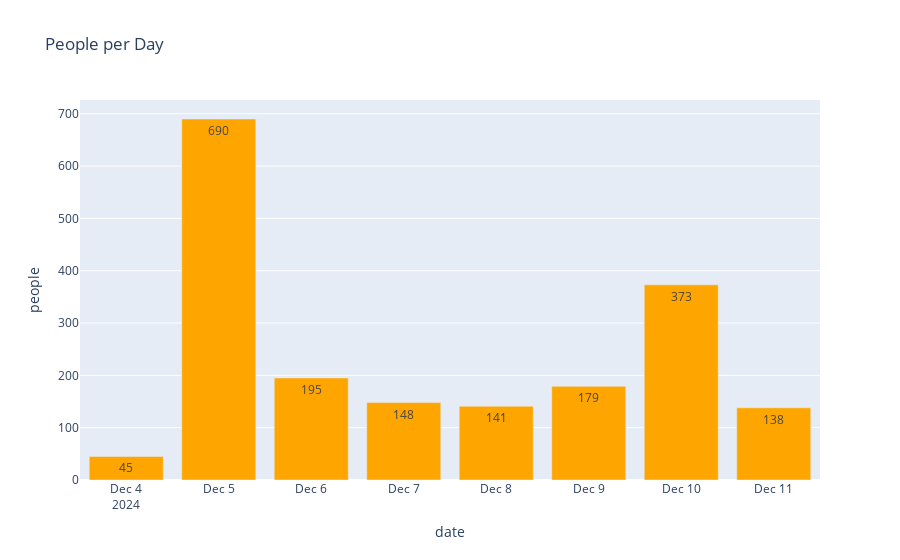

Notebook source saved alongside this figure:
### Code cell
# Group by day and sum the 'people' column
sentiments['people'] = sentiments[['positive_count','negative_count', 'neutral_count']].sum(axis=1)
daily_people = sentiments.groupby(sentiments['date'].dt.date)['people'].sum().reset_index()
# Plot the bar chart
fig = px.bar(daily_people, x='date', y='people', title='People per Day', color_discrete_sequence=['orange'], text='people')
fig.show()

### Figure 1 — Plotly figure (JSON) as saved in the notebook; plotly's stock layout.template omitted (floating-point values rounded to 4 significant figures)
{"data": [{"alignmentgroup": "True", "hovertemplate": "date=%{x}<br>people=%{text}<extra></extra>", "legendgroup": "", "marker": {"color": "orange", "pattern": {"shape": ""}}, "name": "", "offsetgroup": "", "orientation": "v", "showlegend": false, "text": [45, 690, 195, 148, 141, 179, 373, 138], "textposition": "auto", "type": "bar", "x": ["2024-12-04", "2024-12-05", "2024-12-06", "2024-12-07", "2024-12-08", "2024-12-09", "2024-12-10", "2024-12-11"], "xaxis": "x", "y": [45, 690, 195, 148, 141, 179, 373, 138], "yaxis": "y"}], "layout": {"barmode": "relative", "legend": {"tracegroupgap": 0}, "title": {"text": "People per Day"}, "xaxis": {"anchor": "y", "domain": [0, 1], "title": {"text": "date"}}, "yaxis": {"anchor": "x", "domain": [0, 1], "title": {"text": "people"}}}}
